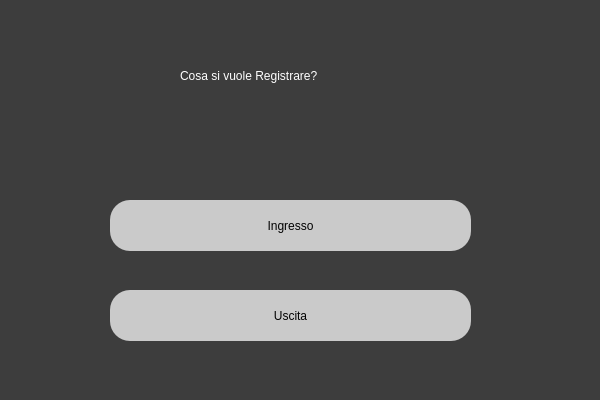
<?xml version="1.0" encoding="UTF-8"?>
<ui version="4.0">
 <class>Dialog</class>
 <widget class="QDialog" name="Dialog">
  <property name="geometry">
   <rect>
    <x>0</x>
    <y>0</y>
    <width>600</width>
    <height>400</height>
   </rect>
  </property>
  <property name="windowTitle">
   <string>Dialog</string>
  </property>
  <property name="styleSheet">
   <string notr="true">background-color: rgb(61, 61, 61);</string>
  </property>
  <widget class="QLabel" name="label">
   <property name="geometry">
    <rect>
     <x>180</x>
     <y>30</y>
     <width>261</width>
     <height>91</height>
    </rect>
   </property>
   <property name="whatsThis">
    <string>&lt;html&gt;&lt;head/&gt;&lt;body&gt;&lt;p align=&quot;center&quot;&gt;&lt;br/&gt;&lt;/p&gt;&lt;/body&gt;&lt;/html&gt;</string>
   </property>
   <property name="styleSheet">
    <string notr="true">font: 16pt &quot;MS Shell Dlg 2&quot;;
color: rgb(255, 255, 255);</string>
   </property>
   <property name="text">
    <string>Cosa si vuole Registrare?</string>
   </property>
  </widget>
  <widget class="QPushButton" name="ingresso_button">
   <property name="geometry">
    <rect>
     <x>110</x>
     <y>200</y>
     <width>361</width>
     <height>51</height>
    </rect>
   </property>
   <property name="styleSheet">
    <string notr="true">color:rgb(3, 3, 3); background-color: rgb(202, 202, 202);
border-radius:20px; </string>
   </property>
   <property name="text">
    <string>Ingresso</string>
   </property>
  </widget>
  <widget class="QPushButton" name="uscita_button">
   <property name="geometry">
    <rect>
     <x>110</x>
     <y>290</y>
     <width>361</width>
     <height>51</height>
    </rect>
   </property>
   <property name="styleSheet">
    <string notr="true">color:rgb(3, 3, 3); background-color: rgb(202, 202, 202);
border-radius:20px; </string>
   </property>
   <property name="text">
    <string>Uscita</string>
   </property>
  </widget>
 </widget>
 <resources/>
 <connections/>
</ui>
